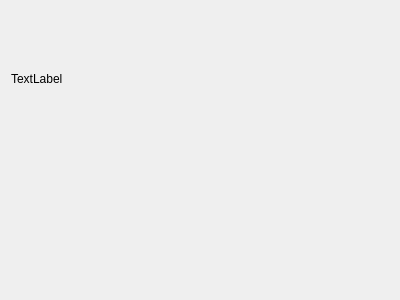
<?xml version="1.0" encoding="UTF-8"?>
<ui version="4.0">
 <class>pgFcParamsIF</class>
 <widget class="QWidget" name="pgFcParamsIF">
  <property name="geometry">
   <rect>
    <x>0</x>
    <y>0</y>
    <width>400</width>
    <height>300</height>
   </rect>
  </property>
  <property name="sizePolicy">
   <sizepolicy hsizetype="MinimumExpanding" vsizetype="MinimumExpanding">
    <horstretch>0</horstretch>
    <verstretch>0</verstretch>
   </sizepolicy>
  </property>
  <layout class="QGridLayout" name="gridLayout_9">
   <item row="0" column="0">
    <layout class="QVBoxLayout" name="layoutIFParams">
     <item>
      <widget class="QLabel" name="lblSelectIFParameters">
       <property name="text">
        <string>TextLabel</string>
       </property>
      </widget>
     </item>
     <item>
      <widget class="QLabel" name="label_10">
       <property name="text">
        <string/>
       </property>
      </widget>
     </item>
    </layout>
   </item>
  </layout>
 </widget>
 <resources/>
 <connections/>
</ui>
